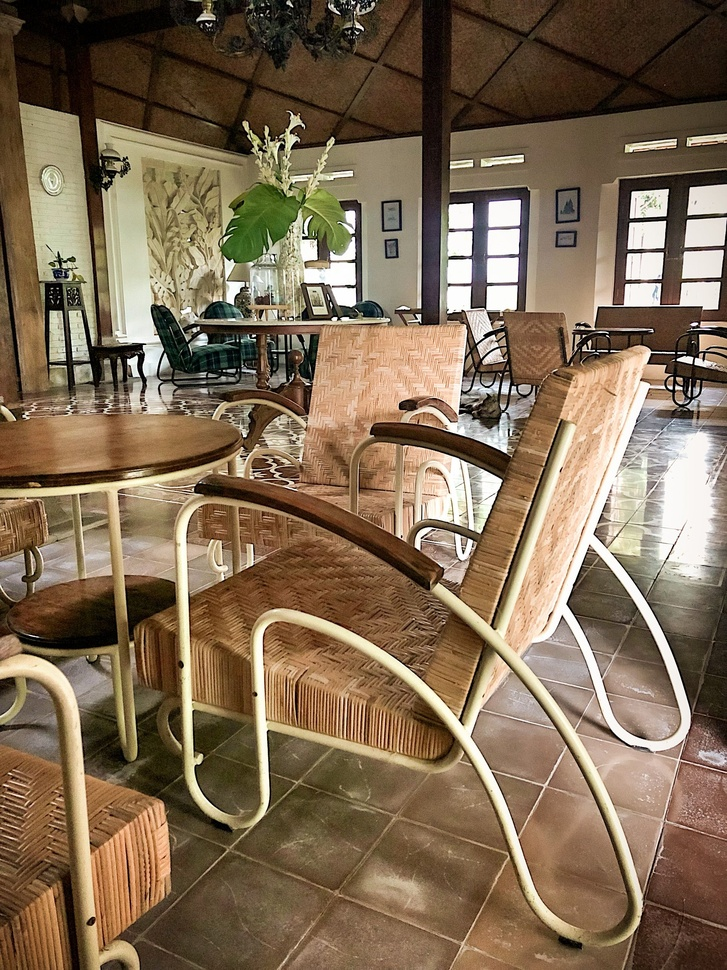
#> input picture kursi.jpg, 727 x 970 px, shrunk from 1932 x 2576 before the run
$ python Konvolusi.py
#> lines starting #> are read from the running program, lines starting #| are printed output that depends on the picture
#Import Library
import matplotlib.pyplot as plt
from skimage import data
from skimage.io import imread
from skimage.color import rgb2gray
import numpy as np
import cv2

#Load Image
citra1 = imread("kursi.jpg")  # Membaca gambar dengan nama file "mahe.jpg" dan menyimpannya dalam variabel citra1
#> citra1 is the input picture: shape (970, 727, 3); mean R, G, B 128.2, 107.8, 84
print(citra1.shape)  # Menampilkan dimensi gambar citra1
#| (970, 727, 3)
plt.imshow(citra1, cmap='gray')  # Menampilkan gambar citra1 dengan peta warna abu-abu

#Proses Konvolusi
kernel = np.array([[-1, 0, -1],  # Membuat kernel konvolusi dengan matriks 3x3
                   [0, 4, 0],
                   [-1, 0, -1]])

citraOutput = cv2.filter2D(citra1, -1, kernel)  # Melakukan konvolusi citra1 dengan kernel yang telah dibuat
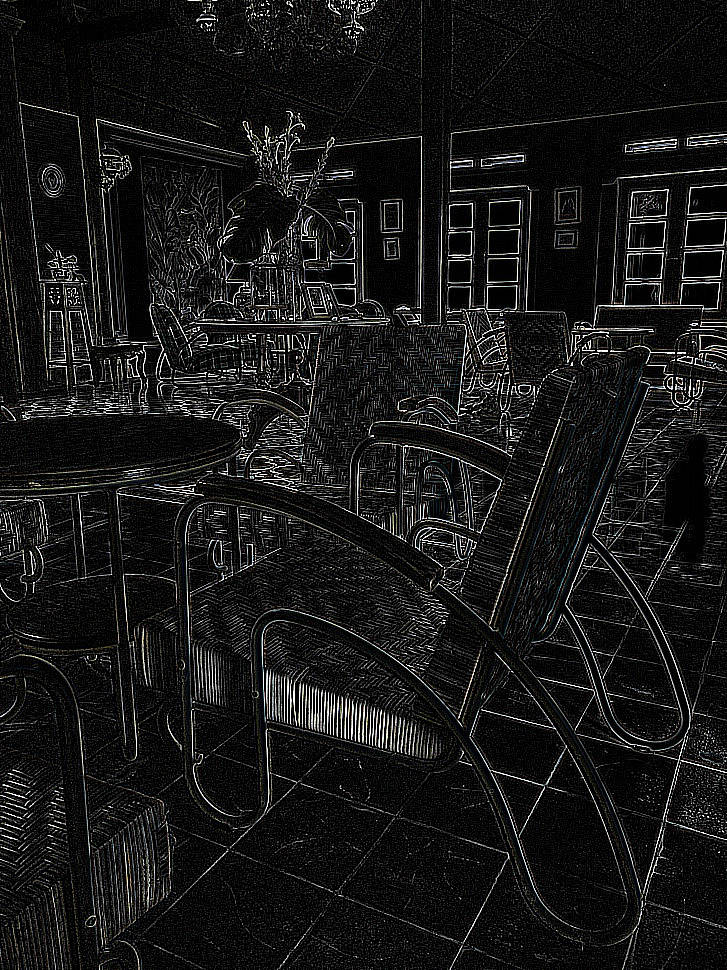
#> citraOutput: shape (970, 727, 3); mean R, G, B 23.4, 23.4, 23.1

fig, axes = plt.subplots(1, 2, figsize=(12, 12))  # Membuat subplot dengan 1 baris dan 2 kolom
ax = axes.ravel()  # Melakukan unravel pada objek axes

ax[0].imshow(citra1, cmap = 'gray')  # Menampilkan citra input (citra1)
ax[0].set_title("Citra Input")  # Memberikan judul pada citra input

ax[1].imshow(citraOutput, cmap = 'gray')  # Menampilkan citra output setelah proses konvolusi
ax[1].set_title("Citra Output")  # Memberikan judul pada citra output

plt.show()  # Menampilkan plot citra input dan output
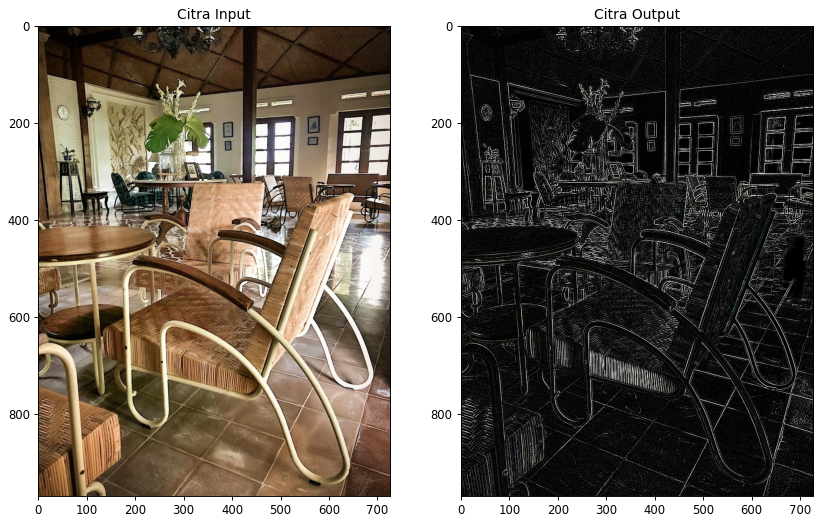
#> figure drawn by matplotlib, 2 panels

$ run again, with Rizki.jpg copied over kursi.jpg
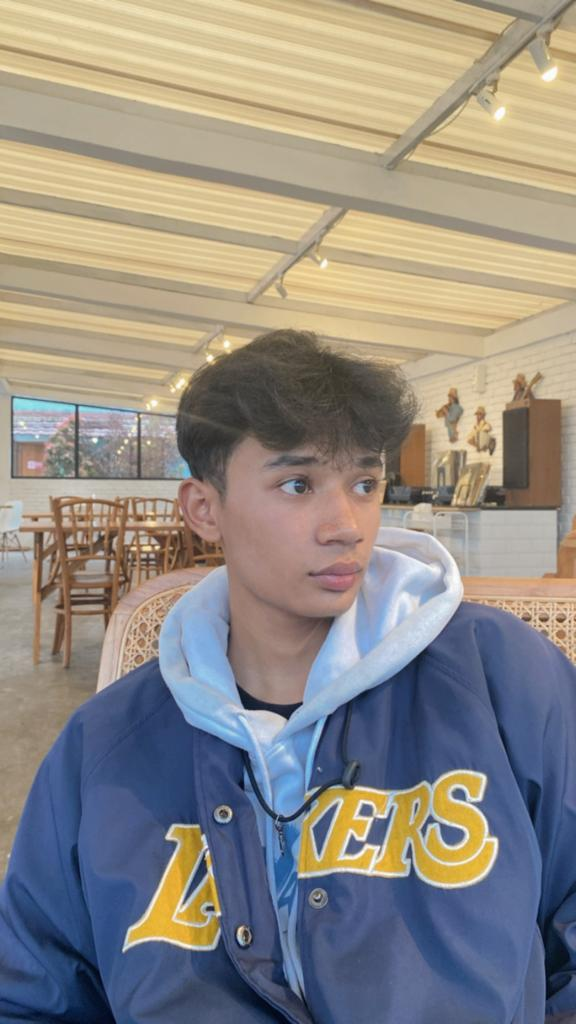
#> input picture Rizki.jpg, 576 x 1024 px
#> citra1 is the input picture: shape (1024, 576, 3); mean R, G, B 145.6, 139.8, 132.9
#| (1024, 576, 3)
#> `citraOutput = cv2.filter2D(citra1, -1, kernel)`:
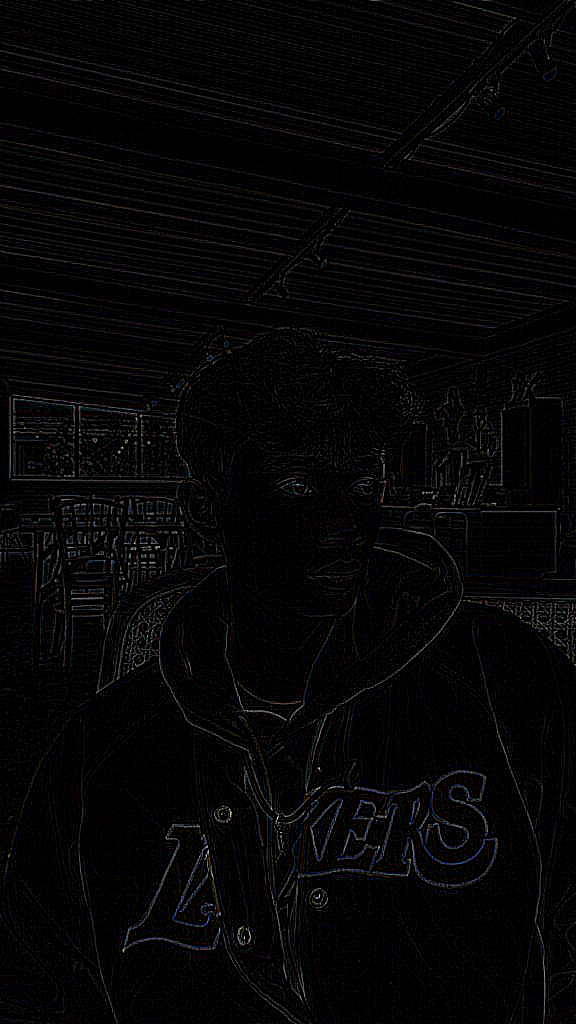
#> citraOutput: shape (1024, 576, 3); mean R, G, B 5.5, 5.5, 5.8
#> `plt.show()`:
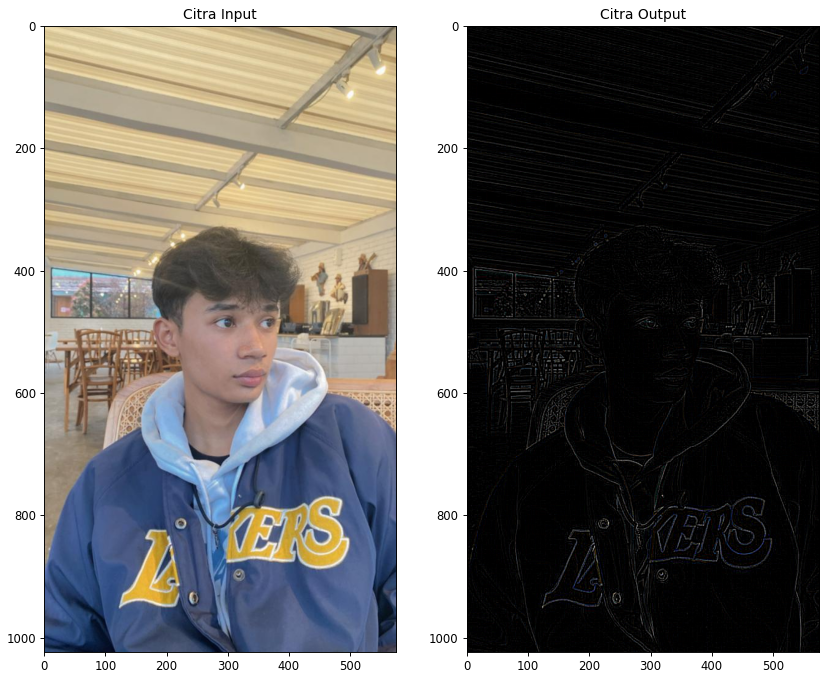
#> figure drawn by matplotlib, 2 panels
